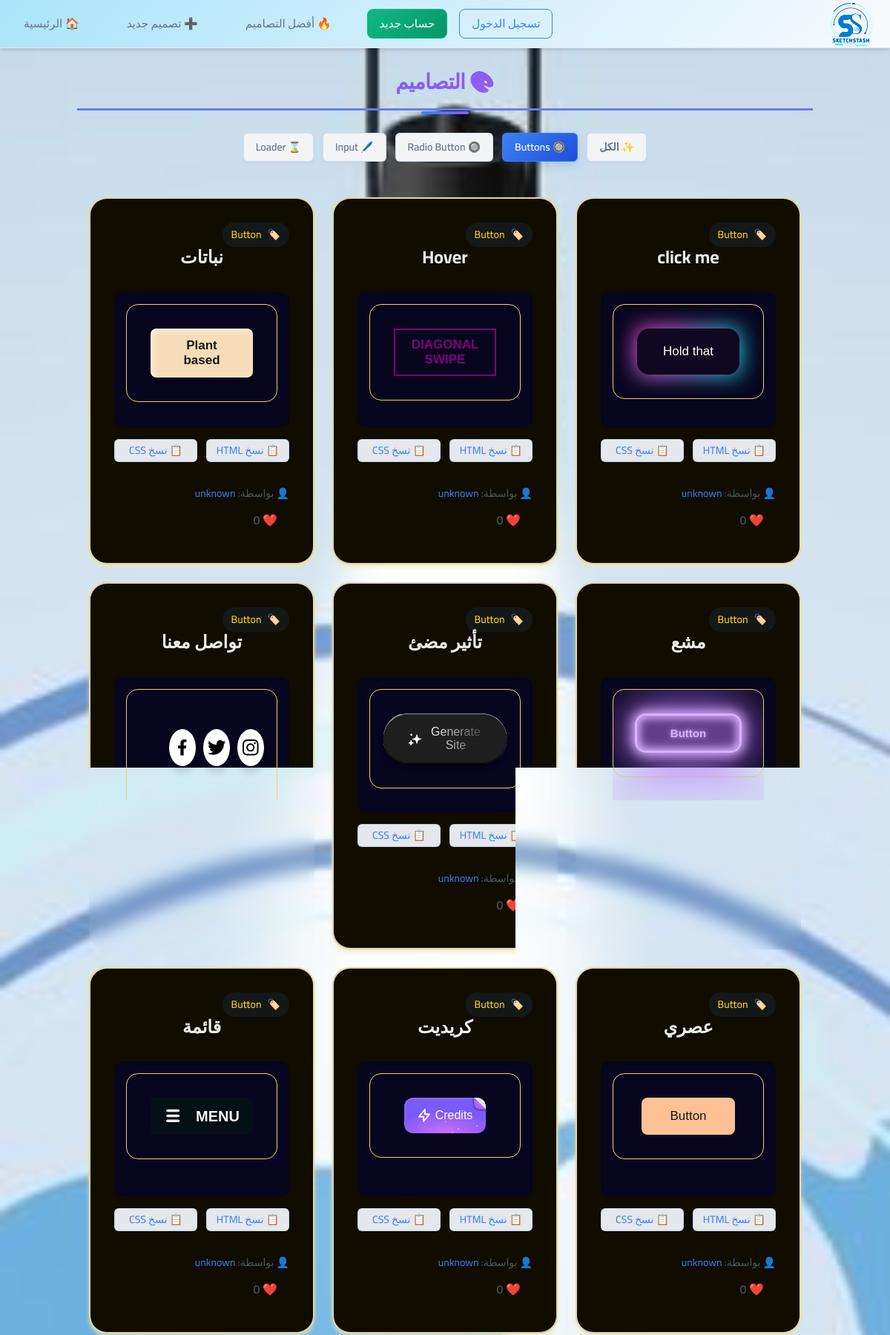
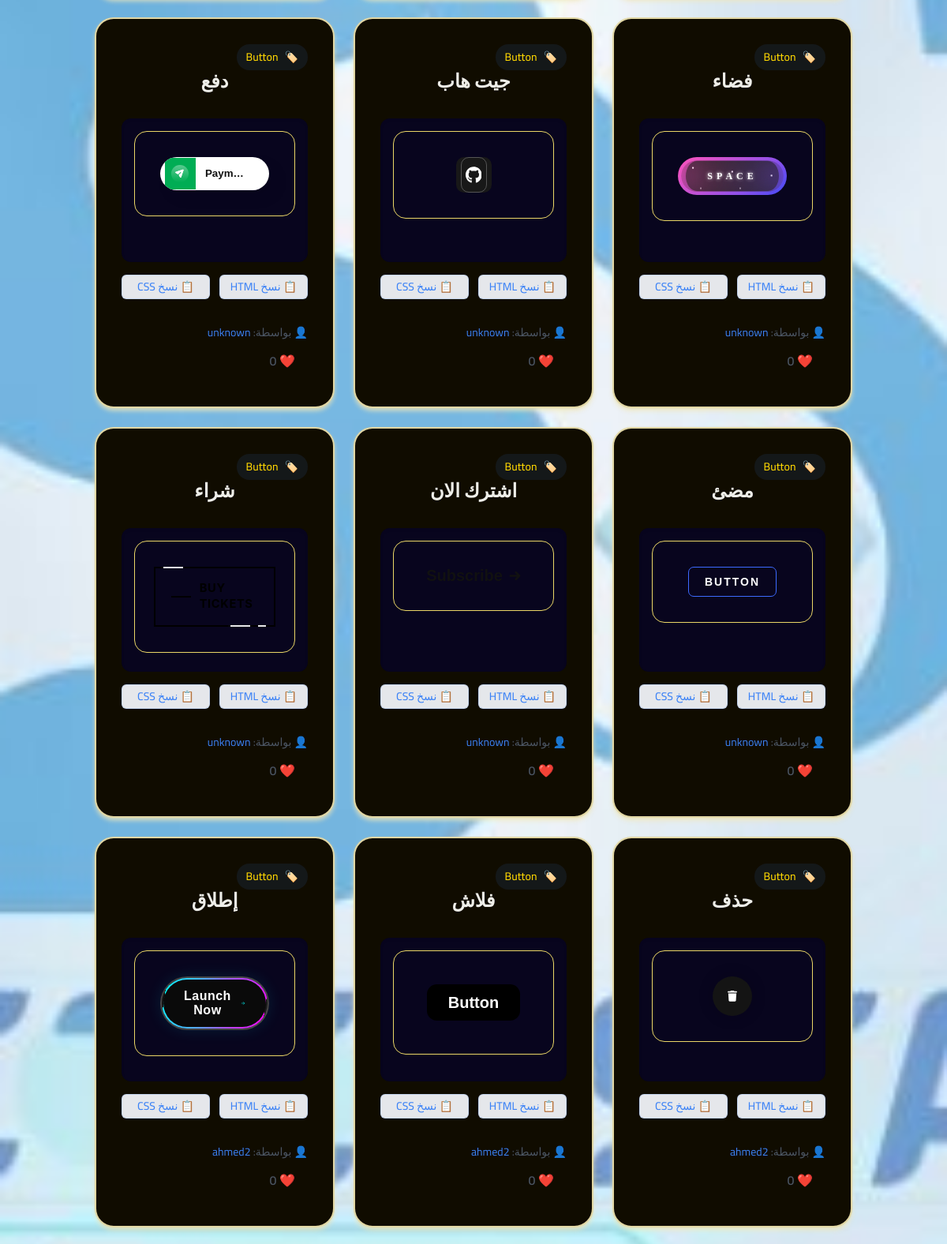
/?type=button (upper part), run on the app's committed database (2 pictures, top to bottom).
### designs/models.py (models this page shows, shortened)
class Design(models.Model):
    DESIGN_TYPES = [
        ('button', 'Button'),
        ('card', 'Card'),
        ('navbar', 'Navbar'),
        ('header', 'Header'),
        ('form', 'Form'),
        ('input', 'Input'),
        ('loader', 'Loader'),
        ('radio', 'Radio Button'),
        ('other', 'Other'),
    ]
    name = models.CharField(max_length=100)
    description = models.TextField(blank=True)
    design_type = models.CharField(max_length=20, choices=DESIGN_TYPES)
    html_code = models.TextField()
    css_code = models.TextField()
    creator = models.ForeignKey(User, on_delete=models.CASCADE, related_name='designs')
    created_at = models.DateTimeField(auto_now_add=True)
    likes = models.PositiveIntegerField(default=0)

### designs/views.py (the view)
# urls.py: path('', views.design_list, name='design_list'),
def design_list(request):
    design_type = request.GET.get('type')
    if design_type:
        designs = Design.objects.filter(design_type=design_type).order_by('-created_at')
    else:
        designs = Design.objects.all().order_by('-created_at')
    return render(request, 'designs/design_list.html', {
        'designs': designs,
        'current_type': design_type  # علشان نتحكم في الـ active button
    })

### designs/templates/designs/design_list.html (shortened to what this page needs)
{% extends 'designs/base.html' %}
{% block content %}
<h1 class="page-title">🎨 التصاميم</h1>
<div class="filter-container">
    <a href="?" class="filter-btn {% if not current_type %}active{% endif %}">✨ الكل</a>
    <a href="?type=button" class="filter-btn {% if current_type == 'button' %}active{% endif %}">🔘 Buttons</a>
    <a href="?type=radio" class="filter-btn {% if current_type == 'radio' %}active{% endif %}">🔘 Radio Button</a>
    <a href="?type=input" class="filter-btn {% if current_type == 'input' %}active{% endif %}">🖊️ Input</a>
    <a href="?type=loader" class="filter-btn {% if current_type == 'loader' %}active{% endif %}">⌛ Loader</a>
</div>
<div class="design-grid">
    {% for design in designs %}
        <div class="design-card">
          <div class="card-info">
               <div class="design-type">
                    <span>🏷️</span>
                    <span>{{ design.get_design_type_display }}</span>
                </div>
               <div class="card-content">
                <h2 class="design-title">{{ design.name }}</h2>
              </div>
                <div>
                    <iframe
                        id="preview-iframe-{{ design.id }}"
                        class="preview-iframe"
                        onload="
                            const iframe = this;
                            const doc = iframe.contentWindow.document;
                            doc.open();
                            doc.write(`<!DOCTYPE html>
                            <html>
                            <head>
                                <style>
                                    body {
                                        margin:0;
                                        padding: 2rem 2rem;
                                        font-family: -apple-system, BlinkMacSystemFont, 'Segoe UI', Roboto, sans-serif;
                                        display: flex;
                                        justify-content: center;
                                        align-items: center;
                                        border: 1px solid #ead666;
                                        border-radius: 1rem;
                                    }
                                    {{ design.css_code|escapejs }}
                                </style>
                            </head>
                            <body>
                                {{ design.html_code|escapejs }}
                            </body>
                            </html>`);
                            doc.close();
                        ">
                    </iframe>
                </div>
                <div class="copy-buttons">
                  <button class="btn-copy" onclick="copyToClipboard(`{{ design.html_code|escapejs }}`)">📋 نسخ HTML</button>
                  <button class="btn-copy" onclick="copyToClipboard(`{{ design.css_code|escapejs }}`)">📋 نسخ CSS</button>
                </div>
          </div>
          <div class="text-sm text-gray-600 mt-auto">
            👤 بواسطة:
            <a href="{% url 'designer_profile' design.creator.username %}" class="text-blue-500 hover:underline">
              {{ design.creator.username }}
            </a><br>
            {% if request.user.is_authenticated %}
              <form method="POST" action="{% url 'like_design' design.id %}" class="like-form d-inline">
                {% csrf_token %}
                <button class="btn {% if design.id in liked_design_ids %}btn-danger{% else %}btn-outline-danger{% endif %} btn-sm like-btn" data-id="{{ design.id }}">
                  ❤️ <span class="like-count">{{ design.like_count }}</span>
                </button>
            </form>
            {% else %}
              <a href="{% url 'login' %}" class="btn btn-outline-danger btn-sm">
                ❤️ {{ design.likes }}
              </a>
            {% endif %}
          </div>
        </div>
    {% empty %}
      <p class="text-center text-gray-500 col-span-3">لا توجد تصاميم بعد.</p>
    {% endfor %}
</div>
{% endblock %}

### data on the page
Design: design_type "Button", name "click me", creator.username "unknown", likes "0"
Design: design_type "Button", name "Hover", creator.username "unknown", likes "0"
Design: design_type "Button", name "نباتات", creator.username "unknown", likes "0"
Design: design_type "Button", name "مشع", creator.username "unknown", likes "0"
Design: design_type "Button", name "تأثير مضئ", creator.username "unknown", likes "0"
Design: design_type "Button", name "تواصل معنا", creator.username "unknown"
Design: design_type "Button", name "عصري", creator.username "unknown", likes "0"
Design: design_type "Button", name "كريديت", creator.username "unknown", likes "0"
Design: design_type "Button", name "قائمة", creator.username "unknown", likes "0"
Design: design_type "Button", name "فضاء", creator.username "unknown", likes "0"
Design: design_type "Button", name "جيت هاب", creator.username "unknown", likes "0"
Design: design_type "Button", name "دفع", creator.username "unknown", likes "0"
Design: design_type "Button", name "مضئ", creator.username "unknown", likes "0"
Design: design_type "Button", name "اشترك الان", creator.username "unknown", likes "0"
Design: design_type "Button", name "شراء", creator.username "unknown", likes "0"
Design: design_type "Button", name "حذف", creator.username "ahmed2", likes "0"
Design: design_type "Button", name "فلاش", creator.username "ahmed2", likes "0"
Design: design_type "Button", name "إطلاق", creator.username "ahmed2", likes "0"
